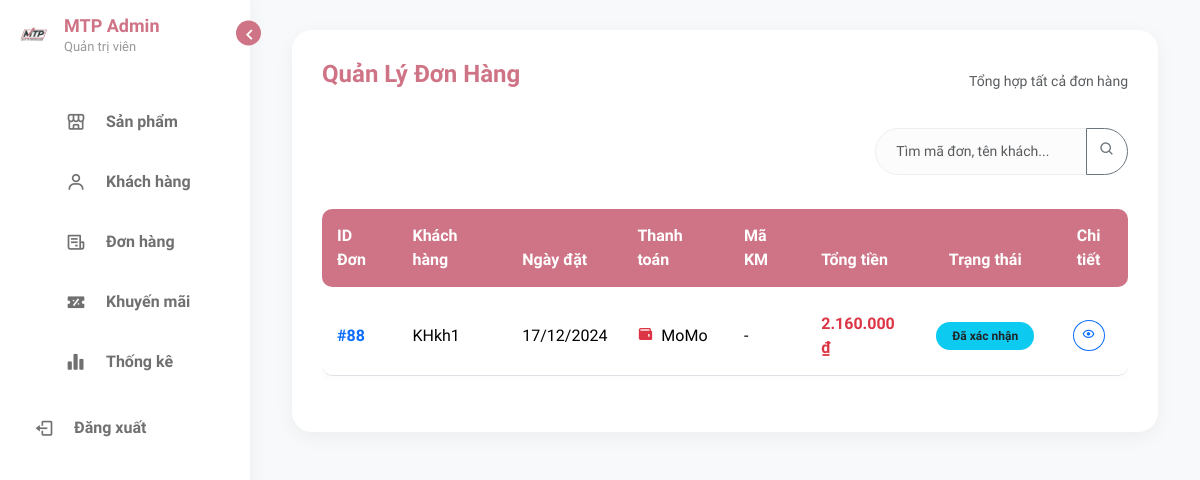
The page /admin_pages1/page/orders/orders_management.php on the database as committed earlier.
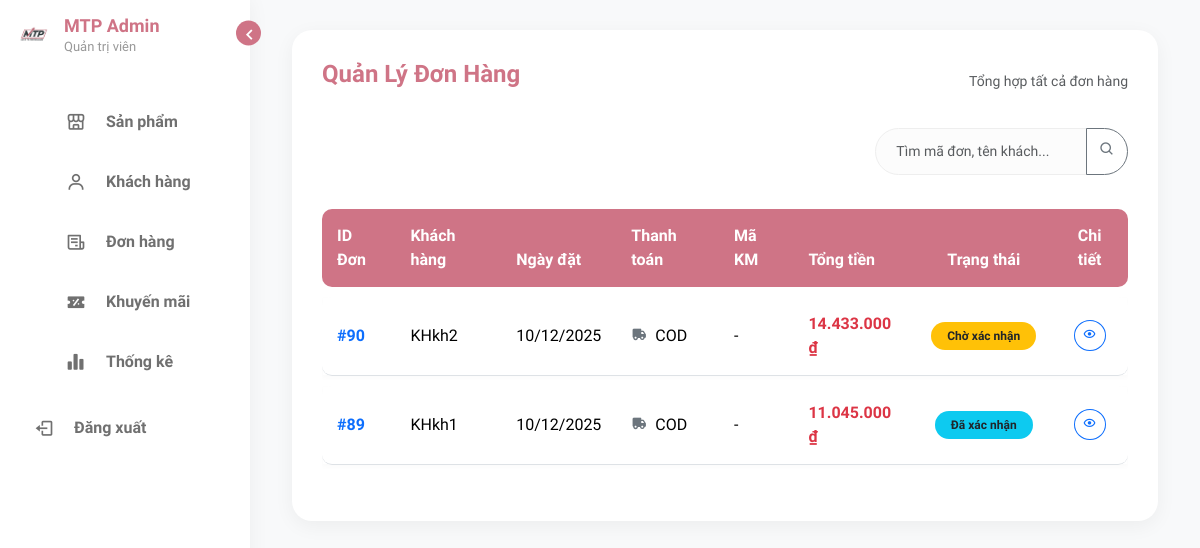
The same page on the database as committed later.
### tables this page shows
CREATE TABLE `thanhtoan` (
  `thanhtoanid` int(11) NOT NULL,
  `khachhangid` varchar(20) NOT NULL,
  `ngayorder` date NOT NULL DEFAULT current_timestamp(),
  `magiamgiaid` varchar(20) NOT NULL,
  `tongtien` int(20) NOT NULL,
  `hinhthucthanhtoan` varchar(255) NOT NULL,
  `tienhang` int(11) NOT NULL,
  `phiship` int(11) NOT NULL,
  `trangthai` varchar(200) NOT NULL
);

### admin_pages1/menu/order_section.php (the view, shortened to what this page needs)
<div class="admin-card">
    <div class="d-flex justify-content-between align-items-center mb-4">
        <h2 class="admin-title border-0 mb-0">Quản Lý Đơn Hàng</h2>
        <div class="text-muted small">Tổng hợp tất cả đơn hàng</div>
    </div>
    <div class="row mb-4">
        <div class="col-md-4 ms-auto">
            <div class="input-group">
                <input type="text" class="form-control rounded-start-pill" id="orderSearch" placeholder="Tìm mã đơn, tên khách...">
                <button class="btn btn-outline-secondary rounded-end-pill" type="button">
                    <i class='bx bx-search'></i>
                </button>
            </div>
        </div>
    </div>
    <div class="table-responsive">
        <table class="table table-admin align-middle">
            <thead>
                <tr>
                    <th>ID Đơn</th>
                    <th>Khách hàng</th>
                    <th>Ngày đặt</th>
                    <th>Thanh toán</th>
                    <th>Mã KM</th>
                    <th>Tổng tiền</th>
                    <th class="text-center">Trạng thái</th>
                    <th class="text-center">Chi tiết</th>
                </tr>
            </thead>
            <tbody id="orderTableBody">
                <?php
                $sql_order = "SELECT * FROM thanhtoan ORDER BY thanhtoanid DESC";
                $rs_order = $mysqli->query($sql_order);
                if($rs_order && $rs_order->num_rows > 0) {
                    while($row = $rs_order->fetch_assoc()) {
                        $status_class = 'bg-secondary';
                        if($row['trangthai'] == 'Chờ xác nhận') $status_class = 'bg-warning text-dark';
                        elseif($row['trangthai'] == 'Đã xác nhận') $status_class = 'bg-info text-dark';
                        elseif($row['trangthai'] == 'Đang giao') $status_class = 'bg-primary';
                        elseif($row['trangthai'] == 'Hoàn thành') $status_class = 'bg-success';
                ?>
                <tr>
                    <td><span class="fw-bold text-primary">#<?php echo $row['thanhtoanid']; ?></span></td>
                    <td>KH<?php echo $row['khachhangid']; ?></td>
                    <td><?php echo date("d/m/Y", strtotime($row['ngayorder'])); ?></td>
                    <td>
                        <?php
                            if($row['hinhthucthanhtoan'] == 'momo') echo '<i class="bx bxs-wallet text-danger me-1"></i> MoMo';
                            elseif($row['hinhthucthanhtoan'] == 'thẻ ngân hàng') echo '<i class="bx bxs-credit-card text-primary me-1"></i> Thẻ';
                            else echo '<i class="bx bxs-truck text-secondary me-1"></i> COD';
                        ?>
                    </td>
                    <td><?php echo ($row['magiamgiaid']) ? $row['magiamgiaid'] : '-'; ?></td>
                    <td class="fw-bold text-danger"><?php echo number_format($row['tongtien'], 0, ',', '.'); ?> ₫</td>
                    <td class="text-center">
                        <span class="badge rounded-pill <?php echo $status_class; ?> px-3 py-2">
                            <?php echo $row['trangthai']; ?>
                        </span>
                    </td>
                    <td class="text-center">
                        <a href="order_detail.php?thanhtoanid=<?php echo $row['thanhtoanid']; ?>" class="btn btn-sm btn-outline-primary rounded-circle" title="Xem chi tiết">
                            <i class='bx bx-show'></i>
                        </a>
                    </td>
                </tr>
                <?php
                    }
                } else {
                    echo "<tr><td colspan='8' class='text-center py-4 text-muted'>Chưa có đơn hàng nào.</td></tr>";
                }
                ?>
            </tbody>
        </table>
    </div>
</div>

Rows that differ between the two databases and show on the page:
removed thanhtoan: thanhtoanid "88", khachhangid "kh1", ngayorder "17/12/2024", hinhthucthanhtoan "momo" (drawn), tongtien "2.160.000", trangthai "Đã xác nhận"
added thanhtoan: thanhtoanid "90", khachhangid "kh2", ngayorder "10/12/2025", hinhthucthanhtoan "trực tiếp" (drawn), tongtien "14.433.000", trangthai "Chờ xác nhận"
added thanhtoan: thanhtoanid "89", khachhangid "kh1", ngayorder "10/12/2025", hinhthucthanhtoan "trực tiếp" (drawn), tongtien "11.045.000", trangthai "Đã xác nhận"
